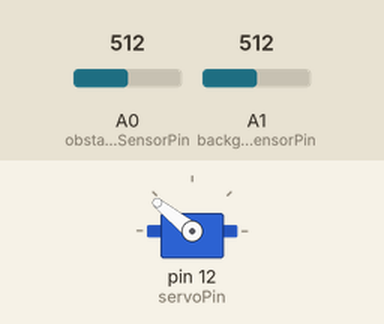
Recording of a sketch running on a simulated Arduino Uno, built with avr-gcc and run on an emulated ATmega328P. On the bench: servo. Inputs (shaded band) come from the test bench; at power-on: A1 (backgroundSensorPin) = 512, A0 (obstacleSensorPin) = 512. What the sketch prints to the serial monitor is not drawn.

Above: at 1.2 s.
1.3 s: A1 (backgroundSensorPin) set to 417
2.8 s: A1 (backgroundSensorPin) set to 387
At 3.0 s:
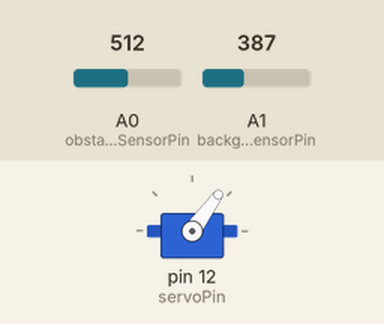
5.8 s: A1 (backgroundSensorPin) set to 511
At 7.0 s:
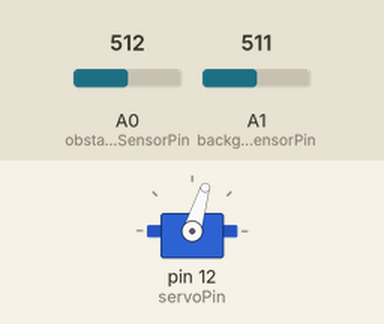
7.3 s: A1 (backgroundSensorPin) set to 306
At 7.5 s:
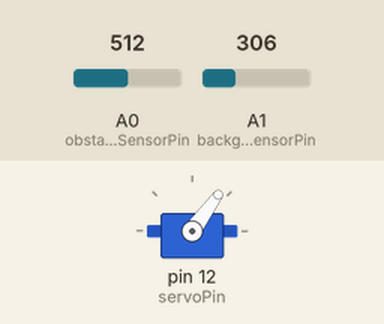
Timing chart, 0 to 10.3 s (numbered marks = the images above; inputs shaded):
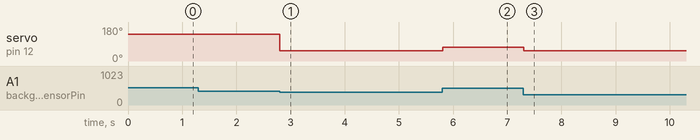

Measured:
- the behaviour switches between 400 and 399 on A1 (backgroundSensorPin) (found by bisection; images 0 and 1)
- after the input at 2.8 s, servo on pin 12 (servoPin): 141° → 54° at once
- after the input at 5.8 s, servo on pin 12 (servoPin): 54° → 73° at once
- after the input at 7.3 s, servo on pin 12 (servoPin): 73° → 54° at once

The sketch:

T-rex.ino
```cpp
#include <Servo.h>

Servo servo;

const uint8_t servoPin = 12;          //サーボモータを接続したピン番号
const uint8_t obstacleSensorPin = 0;  //障害物検出用の光センサを接続したピン番号
const uint8_t backgroundSensorPin = 1;//背景の明るさを検出する光センサを接続したピン番号

const uint32_t baudRate = 115200;     //ボーレート Arduinoとそろえる

uint16_t uObstacleSensorValue = 0;    //障害物検出するセンサの値
uint16_t uBackgroundSensorValue = 0;  //背景のセンサの値

uint16_t uDaytimeObstacleThrethold = 25;//昼間，明るい状態の障害物検出の閾値
uint16_t uNigthObstacleThrethold = 10;  //夜間，暗い状態の障害物検出の閾値
uint16_t uDaytimeThrethold = 400;       //昼夜を判定する閾値

void setup()
{
  servo.attach(servoPin);               //サーボモータのピンを設定
  servo.writeMicroseconds(2000);        //サーボモータにパルス幅20 msのPWMを出力 バーは上がった状態

  Serial.begin(baudRate);
}

void loop()
{
  uObstacleSensorValue = analogRead(obstacleSensorPin);    //障害物検出するセンサの値を取得
  uBackgroundSensorValue = analogRead(backgroundSensorPin);//拝啓のセンサの値を取得

  //シリアル通信でデバッグ用
  Serial.print(uObstacleSensorValue);
  Serial.print(" ");
  Serial.println(uBackgroundSensorValue);

  if(uObstacleSensorValue < uDaytimeObstacleThrethold && uBackgroundSensorValue > uDaytimeThrethold )
  //昼間に障害物が前に存在するか
  {
    pushSpaceBar(); //スペースバーを押す
  }
  if(uObstacleSensorValue > uNigthObstacleThrethold && uBackgroundSensorValue < uDaytimeThrethold )
  //夜間に障害物が前に存在するか
  {
    pushSpaceBar(); //スペースバーを押す
  }
}

inline void pushSpaceBar(void)  //スペースバーを押す関数
{
  servo.writeMicroseconds(1100);  //押し下げる
  delay(200);                     //維持
  servo.writeMicroseconds(1300);  //戻す
}
```
